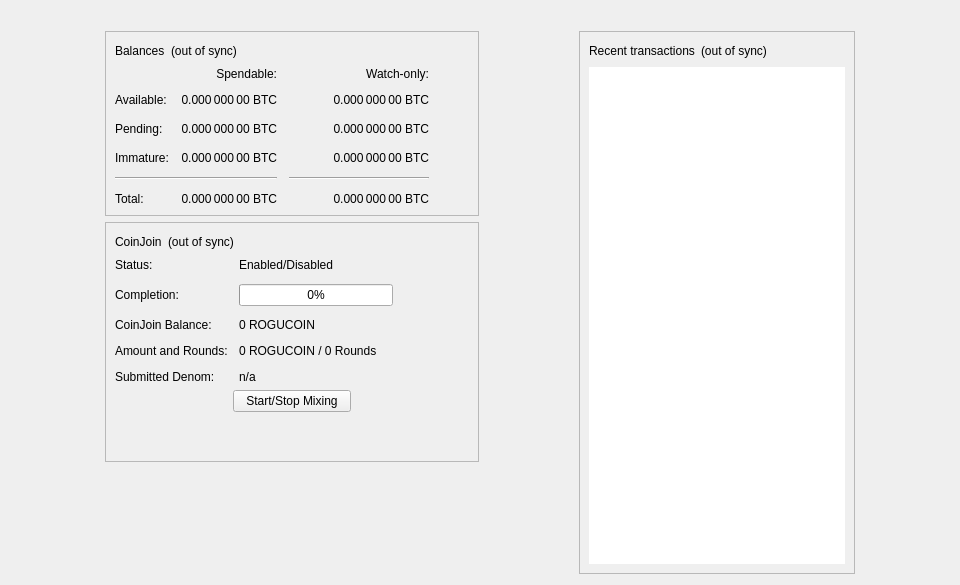
<?xml version="1.0" encoding="UTF-8"?>
<ui version="4.0">
 <class>OverviewPage</class>
 <widget class="QWidget" name="OverviewPage">
  <property name="geometry">
   <rect>
    <x>0</x>
    <y>0</y>
    <width>960</width>
    <height>585</height>
   </rect>
  </property>
  <property name="minimumSize">
   <size>
    <width>960</width>
    <height>0</height>
   </size>
  </property>
  <property name="windowTitle">
   <string>Form</string>
  </property>
  <layout class="QVBoxLayout" name="topLayout">
   <item>
    <widget class="QLabel" name="labelAlerts">
     <property name="visible">
      <bool>false</bool>
     </property>
     <property name="wordWrap">
      <bool>true</bool>
     </property>
     <property name="margin">
      <number>3</number>
     </property>
     <property name="textInteractionFlags">
      <set>Qt::TextSelectableByMouse</set>
     </property>
    </widget>
   </item>
   <item>
    <layout class="QHBoxLayout" name="horizontalLayout" stretch="1,0,1,0,1">
     <item>
      <spacer name="horizontalSpacerLeft">
       <property name="orientation">
        <enum>Qt::Horizontal</enum>
       </property>
       <property name="sizeType">
        <enum>QSizePolicy::Preferred</enum>
       </property>
       <property name="sizeHint" stdset="0">
        <size>
         <width>10</width>
         <height>20</height>
        </size>
       </property>
      </spacer>
     </item>
     <item>
      <layout class="QVBoxLayout" name="verticalLayout_2">
       <item>
        <widget class="QFrame" name="frame">
         <property name="frameShape">
          <enum>QFrame::StyledPanel</enum>
         </property>
         <property name="frameShadow">
          <enum>QFrame::Raised</enum>
         </property>
         <layout class="QVBoxLayout" name="verticalLayout_4">
          <item>
           <layout class="QHBoxLayout" name="horizontalLayout_4">
            <item>
             <widget class="QLabel" name="label_5">
              <property name="text">
               <string>Balances</string>
              </property>
             </widget>
            </item>
            <item>
             <widget class="QLabel" name="labelWalletStatus">
              <property name="toolTip">
               <string>The displayed information may be out of date. Your wallet automatically synchronizes with the Rogucoin network after a connection is established, but this process has not completed yet.</string>
              </property>
              <property name="text">
               <string notr="true">(out of sync)</string>
              </property>
              <property name="alignment">
               <set>Qt::AlignLeading|Qt::AlignLeft|Qt::AlignVCenter</set>
              </property>
             </widget>
            </item>
            <item>
             <spacer name="horizontalSpacer_3">
              <property name="orientation">
               <enum>Qt::Horizontal</enum>
              </property>
              <property name="sizeHint" stdset="0">
               <size>
                <width>40</width>
                <height>20</height>
               </size>
              </property>
             </spacer>
            </item>
           </layout>
          </item>
          <item>
           <layout class="QGridLayout" name="gridLayout">
            <property name="spacing">
             <number>12</number>
            </property>
            <item row="2" column="2">
             <widget class="QLabel" name="labelWatchPending">
              <property name="cursor">
               <cursorShape>IBeamCursor</cursorShape>
              </property>
              <property name="toolTip">
               <string>Unconfirmed transactions to watch-only addresses</string>
              </property>
              <property name="text">
               <string notr="true">0.000 000 00 BTC</string>
              </property>
              <property name="alignment">
               <set>Qt::AlignRight|Qt::AlignTrailing|Qt::AlignVCenter</set>
              </property>
              <property name="textInteractionFlags">
               <set>Qt::LinksAccessibleByMouse|Qt::TextSelectableByKeyboard|Qt::TextSelectableByMouse</set>
              </property>
             </widget>
            </item>
            <item row="2" column="1">
             <widget class="QLabel" name="labelUnconfirmed">
              <property name="cursor">
               <cursorShape>IBeamCursor</cursorShape>
              </property>
              <property name="toolTip">
               <string>Total of transactions that have yet to be confirmed, and do not yet count toward the spendable balance</string>
              </property>
              <property name="text">
               <string notr="true">0.000 000 00 BTC</string>
              </property>
              <property name="alignment">
               <set>Qt::AlignRight|Qt::AlignTrailing|Qt::AlignVCenter</set>
              </property>
              <property name="textInteractionFlags">
               <set>Qt::LinksAccessibleByMouse|Qt::TextSelectableByKeyboard|Qt::TextSelectableByMouse</set>
              </property>
             </widget>
            </item>
            <item row="3" column="2">
             <widget class="QLabel" name="labelWatchImmature">
              <property name="cursor">
               <cursorShape>IBeamCursor</cursorShape>
              </property>
              <property name="toolTip">
               <string>Mined balance in watch-only addresses that has not yet matured</string>
              </property>
              <property name="text">
               <string notr="true">0.000 000 00 BTC</string>
              </property>
              <property name="alignment">
               <set>Qt::AlignRight|Qt::AlignTrailing|Qt::AlignVCenter</set>
              </property>
              <property name="textInteractionFlags">
               <set>Qt::LinksAccessibleByMouse|Qt::TextSelectableByKeyboard|Qt::TextSelectableByMouse</set>
              </property>
             </widget>
            </item>
            <item row="4" column="0" colspan="2">
             <widget class="Line" name="lineSpendableBalance">
              <property name="orientation">
               <enum>Qt::Horizontal</enum>
              </property>
             </widget>
            </item>
            <item row="4" column="2">
             <widget class="Line" name="lineWatchBalance">
              <property name="sizePolicy">
               <sizepolicy hsizetype="Preferred" vsizetype="Fixed">
                <horstretch>0</horstretch>
                <verstretch>0</verstretch>
               </sizepolicy>
              </property>
              <property name="minimumSize">
               <size>
                <width>140</width>
                <height>0</height>
               </size>
              </property>
              <property name="orientation">
               <enum>Qt::Horizontal</enum>
              </property>
             </widget>
            </item>
            <item row="5" column="0">
             <widget class="QLabel" name="labelTotalText">
              <property name="text">
               <string>Total:</string>
              </property>
             </widget>
            </item>
            <item row="3" column="1">
             <widget class="QLabel" name="labelImmature">
              <property name="cursor">
               <cursorShape>IBeamCursor</cursorShape>
              </property>
              <property name="toolTip">
               <string>Mined balance that has not yet matured</string>
              </property>
              <property name="text">
               <string notr="true">0.000 000 00 BTC</string>
              </property>
              <property name="alignment">
               <set>Qt::AlignRight|Qt::AlignTrailing|Qt::AlignVCenter</set>
              </property>
              <property name="textInteractionFlags">
               <set>Qt::LinksAccessibleByMouse|Qt::TextSelectableByKeyboard|Qt::TextSelectableByMouse</set>
              </property>
             </widget>
            </item>
            <item row="2" column="3">
             <spacer name="horizontalSpacer_2">
              <property name="orientation">
               <enum>Qt::Horizontal</enum>
              </property>
              <property name="sizeHint" stdset="0">
               <size>
                <width>40</width>
                <height>20</height>
               </size>
              </property>
             </spacer>
            </item>
            <item row="3" column="0">
             <widget class="QLabel" name="labelImmatureText">
              <property name="text">
               <string>Immature:</string>
              </property>
             </widget>
            </item>
            <item row="5" column="1">
             <widget class="QLabel" name="labelTotal">
              <property name="cursor">
               <cursorShape>IBeamCursor</cursorShape>
              </property>
              <property name="toolTip">
               <string>Your current total balance</string>
              </property>
              <property name="text">
               <string notr="true">0.000 000 00 BTC</string>
              </property>
              <property name="alignment">
               <set>Qt::AlignRight|Qt::AlignTrailing|Qt::AlignVCenter</set>
              </property>
              <property name="textInteractionFlags">
               <set>Qt::LinksAccessibleByMouse|Qt::TextSelectableByKeyboard|Qt::TextSelectableByMouse</set>
              </property>
             </widget>
            </item>
            <item row="5" column="2">
             <widget class="QLabel" name="labelWatchTotal">
              <property name="cursor">
               <cursorShape>IBeamCursor</cursorShape>
              </property>
              <property name="toolTip">
               <string>Current total balance in watch-only addresses</string>
              </property>
              <property name="text">
               <string notr="true">0.000 000 00 BTC</string>
              </property>
              <property name="alignment">
               <set>Qt::AlignRight|Qt::AlignTrailing|Qt::AlignVCenter</set>
              </property>
              <property name="textInteractionFlags">
               <set>Qt::LinksAccessibleByMouse|Qt::TextSelectableByKeyboard|Qt::TextSelectableByMouse</set>
              </property>
             </widget>
            </item>
            <item row="0" column="2">
             <widget class="QLabel" name="labelWatchonly">
              <property name="text">
               <string>Watch-only:</string>
              </property>
              <property name="alignment">
               <set>Qt::AlignRight|Qt::AlignTrailing|Qt::AlignVCenter</set>
              </property>
             </widget>
            </item>
            <item row="1" column="0">
             <widget class="QLabel" name="labelBalanceText">
              <property name="text">
               <string>Available:</string>
              </property>
             </widget>
            </item>
            <item row="1" column="1">
             <widget class="QLabel" name="labelBalance">
              <property name="cursor">
               <cursorShape>IBeamCursor</cursorShape>
              </property>
              <property name="toolTip">
               <string>Your current spendable balance</string>
              </property>
              <property name="text">
               <string notr="true">0.000 000 00 BTC</string>
              </property>
              <property name="alignment">
               <set>Qt::AlignRight|Qt::AlignTrailing|Qt::AlignVCenter</set>
              </property>
              <property name="textInteractionFlags">
               <set>Qt::LinksAccessibleByMouse|Qt::TextSelectableByKeyboard|Qt::TextSelectableByMouse</set>
              </property>
             </widget>
            </item>
            <item row="1" column="2">
             <widget class="QLabel" name="labelWatchAvailable">
              <property name="cursor">
               <cursorShape>IBeamCursor</cursorShape>
              </property>
              <property name="toolTip">
               <string>Your current balance in watch-only addresses</string>
              </property>
              <property name="text">
               <string notr="true">0.000 000 00 BTC</string>
              </property>
              <property name="alignment">
               <set>Qt::AlignRight|Qt::AlignTrailing|Qt::AlignVCenter</set>
              </property>
              <property name="textInteractionFlags">
               <set>Qt::LinksAccessibleByMouse|Qt::TextSelectableByKeyboard|Qt::TextSelectableByMouse</set>
              </property>
             </widget>
            </item>
            <item row="2" column="0">
             <widget class="QLabel" name="labelPendingText">
              <property name="text">
               <string>Pending:</string>
              </property>
             </widget>
            </item>
            <item row="0" column="1">
             <widget class="QLabel" name="labelSpendable">
              <property name="text">
               <string>Spendable:</string>
              </property>
              <property name="alignment">
               <set>Qt::AlignRight|Qt::AlignTrailing|Qt::AlignVCenter</set>
              </property>
             </widget>
            </item>
           </layout>
          </item>
         </layout>
        </widget>
       </item>
       <item>
        <widget class="QFrame" name="frameCoinJoin">
         <property name="layoutDirection">
          <enum>Qt::LeftToRight</enum>
         </property>
         <property name="frameShape">
          <enum>QFrame::StyledPanel</enum>
         </property>
         <property name="frameShadow">
          <enum>QFrame::Raised</enum>
         </property>
         <layout class="QVBoxLayout" name="VerticalLayout_PS1">
          <item>
           <layout class="QHBoxLayout" name="horizontalLayout_5">
            <item>
             <widget class="QLabel" name="labelCoinJoinHeader">
              <property name="text">
               <string notr="true">CoinJoin</string>
              </property>
             </widget>
            </item>
            <item>
             <widget class="QLabel" name="labelCoinJoinSyncStatus">
              <property name="toolTip">
               <string>The displayed information may be out of date. Your wallet automatically synchronizes with the Rogucoin network after a connection is established, but this process has not completed yet.</string>
              </property>
              <property name="text">
               <string notr="true">(out of sync)</string>
              </property>
              <property name="alignment">
               <set>Qt::AlignLeading|Qt::AlignLeft|Qt::AlignVCenter</set>
              </property>
             </widget>
            </item>
            <item>
             <spacer name="horizontalSpacer_4">
              <property name="orientation">
               <enum>Qt::Horizontal</enum>
              </property>
              <property name="sizeHint" stdset="0">
               <size>
                <width>40</width>
                <height>20</height>
               </size>
              </property>
             </spacer>
            </item>
           </layout>
          </item>
          <item>
           <layout class="QFormLayout" name="coinJoinFormLayout">
            <property name="fieldGrowthPolicy">
             <enum>QFormLayout::AllNonFixedFieldsGrow</enum>
            </property>
            <property name="horizontalSpacing">
             <number>11</number>
            </property>
            <property name="verticalSpacing">
             <number>12</number>
            </property>
            <item row="0" column="0">
             <widget class="QLabel" name="labelCoinJoinEnabledText">
              <property name="text">
               <string>Status:</string>
              </property>
             </widget>
            </item>
            <item row="0" column="1">
             <widget class="QLabel" name="labelCoinJoinEnabled">
              <property name="text">
               <string>Enabled/Disabled</string>
              </property>
             </widget>
            </item>
            <item row="1" column="0">
             <widget class="QLabel" name="labelCompletitionText">
              <property name="text">
               <string>Completion:</string>
              </property>
             </widget>
            </item>
            <item row="1" column="1">
             <widget class="QProgressBar" name="coinJoinProgress">
              <property name="maximumSize">
               <size>
                <width>154</width>
                <height>16777215</height>
               </size>
              </property>
              <property name="value">
               <number>0</number>
              </property>
             </widget>
            </item>
            <item row="2" column="0">
             <widget class="QLabel" name="labelAnonymizedText">
              <property name="text">
               <string notr="true">CoinJoin Balance:</string>
              </property>
             </widget>
            </item>
            <item row="2" column="1">
             <widget class="QLabel" name="labelAnonymized">
              <property name="text">
               <string notr="true">0 ROGUCOIN</string>
              </property>
             </widget>
            </item>
            <item row="3" column="0">
             <widget class="QLabel" name="labelAmountAndRoundsText">
              <property name="text">
               <string>Amount and Rounds:</string>
              </property>
             </widget>
            </item>
            <item row="3" column="1">
             <widget class="QLabel" name="labelAmountRounds">
              <property name="text">
               <string notr="true">0 ROGUCOIN / 0 Rounds</string>
              </property>
             </widget>
            </item>
            <item row="4" column="0">
             <widget class="QLabel" name="labelSubmittedDenomText">
              <property name="text">
               <string>Submitted Denom:</string>
              </property>
             </widget>
            </item>
            <item row="4" column="1">
             <widget class="QLabel" name="labelSubmittedDenom">
              <property name="toolTip">
               <string>The denominations you submitted to the Smartnode.&lt;br&gt;To mix, other users must submit the exact same denominations.</string>
              </property>
              <property name="text">
               <string>n/a</string>
              </property>
              <property name="wordWrap">
               <bool>true</bool>
              </property>
             </widget>
            </item>
           </layout>
          </item>
          <item>
           <layout class="QVBoxLayout" name="VerticalLayout_PS">
            <item>
             <layout class="QHBoxLayout" name="horizontalLayout_3">
              <property name="topMargin">
               <number>0</number>
              </property>
              <item>
               <spacer name="horizontalSpacer_5">
                <property name="orientation">
                 <enum>Qt::Horizontal</enum>
                </property>
                <property name="sizeHint" stdset="0">
                 <size>
                  <width>40</width>
                  <height>20</height>
                 </size>
                </property>
               </spacer>
              </item>
              <item>
               <widget class="QPushButton" name="toggleCoinJoin">
                <property name="sizePolicy">
                 <sizepolicy hsizetype="MinimumExpanding" vsizetype="Fixed">
                  <horstretch>0</horstretch>
                  <verstretch>0</verstretch>
                 </sizepolicy>
                </property>
                <property name="text">
                 <string>Start/Stop Mixing</string>
                </property>
               </widget>
              </item>
              <item>
               <spacer name="horizontalSpacer_6">
                <property name="orientation">
                 <enum>Qt::Horizontal</enum>
                </property>
                <property name="sizeHint" stdset="0">
                 <size>
                  <width>40</width>
                  <height>20</height>
                 </size>
                </property>
               </spacer>
              </item>
             </layout>
            </item>
            <item>
             <spacer name="verticalSpacer_3">
              <property name="orientation">
               <enum>Qt::Vertical</enum>
              </property>
              <property name="sizeHint" stdset="0">
               <size>
                <width>20</width>
                <height>40</height>
               </size>
              </property>
             </spacer>
            </item>
           </layout>
          </item>
         </layout>
        </widget>
       </item>
       <item>
        <spacer name="verticalSpacer">
         <property name="orientation">
          <enum>Qt::Vertical</enum>
         </property>
         <property name="sizeHint" stdset="0">
          <size>
           <width>20</width>
           <height>40</height>
          </size>
         </property>
        </spacer>
       </item>
      </layout>
     </item>
     <item>
      <spacer name="horizontalSpacerCenter">
       <property name="orientation">
        <enum>Qt::Horizontal</enum>
       </property>
       <property name="sizeHint" stdset="0">
        <size>
         <width>10</width>
         <height>20</height>
        </size>
       </property>
      </spacer>
     </item>
     <item>
      <layout class="QVBoxLayout" name="verticalLayout_3">
       <item>
        <widget class="QFrame" name="frame_2">
         <property name="frameShape">
          <enum>QFrame::StyledPanel</enum>
         </property>
         <property name="frameShadow">
          <enum>QFrame::Raised</enum>
         </property>
         <layout class="QVBoxLayout" name="verticalLayout">
          <item>
           <layout class="QHBoxLayout" name="horizontalLayout_2">
            <item>
             <widget class="QLabel" name="label_4">
              <property name="text">
               <string>Recent transactions</string>
              </property>
             </widget>
            </item>
            <item>
             <widget class="QLabel" name="labelTransactionsStatus">
              <property name="toolTip">
               <string>The displayed information may be out of date. Your wallet automatically synchronizes with the Rogucoin network after a connection is established, but this process has not completed yet.</string>
              </property>
              <property name="text">
               <string notr="true">(out of sync)</string>
              </property>
              <property name="alignment">
               <set>Qt::AlignLeading|Qt::AlignLeft|Qt::AlignVCenter</set>
              </property>
             </widget>
            </item>
            <item>
             <spacer name="horizontalSpacer">
              <property name="orientation">
               <enum>Qt::Horizontal</enum>
              </property>
              <property name="sizeHint" stdset="0">
               <size>
                <width>40</width>
                <height>20</height>
               </size>
              </property>
             </spacer>
            </item>
           </layout>
          </item>
          <item>
           <widget class="QListView" name="listTransactions">
            <property name="frameShape">
             <enum>QFrame::NoFrame</enum>
            </property>
            <property name="verticalScrollBarPolicy">
             <enum>Qt::ScrollBarAlwaysOff</enum>
            </property>
            <property name="horizontalScrollBarPolicy">
             <enum>Qt::ScrollBarAlwaysOff</enum>
            </property>
            <property name="selectionMode">
             <enum>QAbstractItemView::NoSelection</enum>
            </property>
           </widget>
          </item>
         </layout>
        </widget>
       </item>
      </layout>
     </item>
     <item>
      <spacer name="horizontalSpacerRight">
       <property name="orientation">
        <enum>Qt::Horizontal</enum>
       </property>
       <property name="sizeType">
        <enum>QSizePolicy::Preferred</enum>
       </property>
       <property name="sizeHint" stdset="0">
        <size>
         <width>10</width>
         <height>20</height>
        </size>
       </property>
      </spacer>
     </item>
    </layout>
   </item>
  </layout>
 </widget>
 <resources/>
 <connections/>
</ui>
